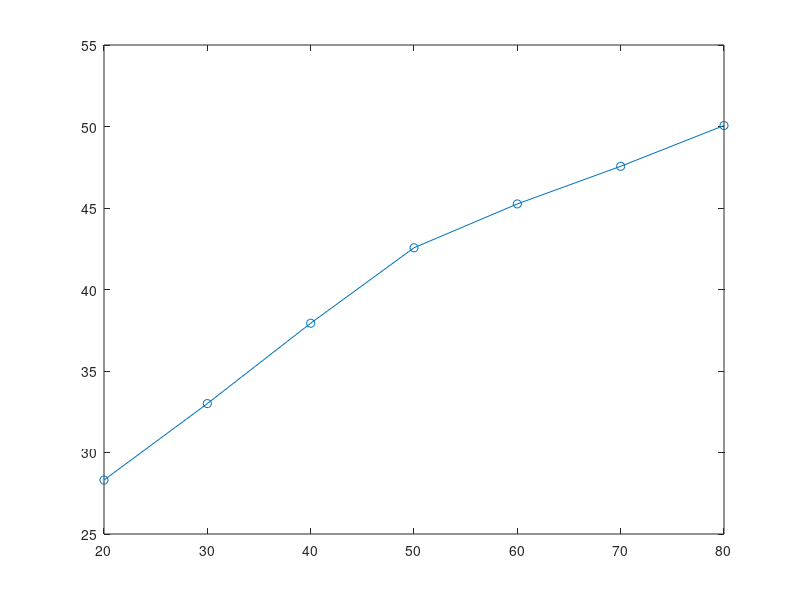

Here is the MATLAB script that generated this plot: (Note: this script raises an error after producing the figure.)
%PUST Lab3
%Charakterystyka statyczna

u = [20 30 40 50 60 70 80];
y = [28.31 33 37.93 42.56 45.25 47.56 50.06];

plot(u,y,'o-');
matlab2tikz('wykresy_tikz/char_stat.tex', 'showInfo', false);
 
% nazwa1 = 'wykresy_txt/char_stat.txt';
% 
%  file = fopen(nazwa1, 'w');
%  A = [u;y];
%  fprintf(file, '%4.3f %.3f \n',A);
%  fclose(file);